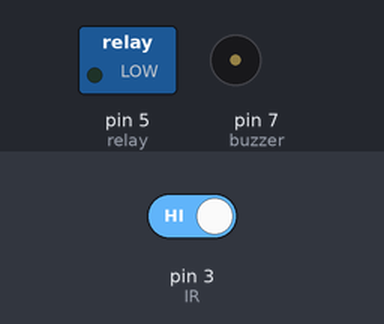
Recording of a sketch running on a simulated Arduino Uno, built with avr-gcc and run on an emulated ATmega328P. Parts: switched loads named in the sketch (green lamp = pin HIGH), buzzer (waves = sounding). Inputs (shaded band) come from the test bench; at power-on: pin 3 (IR) HIGH. Pins used as bus, display or sensor lines are not drawn.

Above: at 5.1 s.
5.2 s: pin 3 (IR) driven LOW
At 6.3 s:
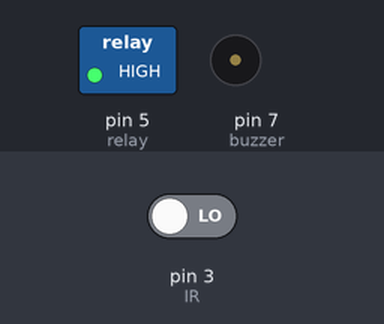
6.9 s: pin 3 (IR) driven HIGH
At 7.8 s:
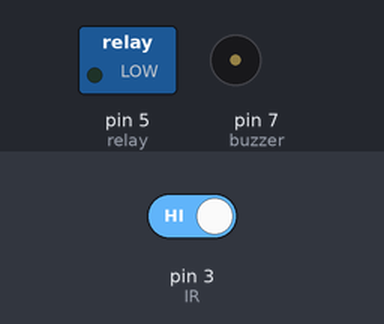
Timing chart, 0 to 9.9 s (numbered marks = the images above; inputs shaded):
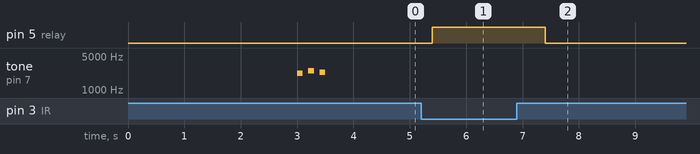

Measured:
- after the input at 5.2 s, pin 5 (relay): LOW → HIGH after 0.20 s
- after the input at 6.9 s, pin 5 (relay): HIGH → LOW after 0.50 s

The sketch:

Handwash_dispensor.ino
```cpp
const int IR = 3;
const int relay =  5;
const int buzzer=  7;

int readState = 0;
int trigMusState=0;
void setup() {
  pinMode(relay, OUTPUT);
  pinMode(buzzer, OUTPUT);
  pinMode(IR, INPUT);
  bootMusic();
  delay(2000);
  bufferReadyMusic();

}

void loop() {
  readState = digitalRead(IR);
  if (readState == LOW) {
    trigMusState=0;
    int _checkLessThan=0;
    while(digitalRead(IR)==LOW && _checkLessThan<500){
      digitalWrite(relay, HIGH);
      if(trigMusState==0){
        triggerMusic();
        trigMusState++;
        }
      delay(10);
      _checkLessThan++;
      }


    }
  else{
    digitalWrite(relay, LOW);
//    Serial.println("low");
      }

delay(500);
}


void bootMusic(){
//   musicFreq(2500,100);
//  digitalWrite(buzzer, HIGH);
//  delay(500);
//  digitalWrite(buzzer, LOW);
  digitalWrite(buzzer, HIGH);
  delay(1000);
  digitalWrite(buzzer, LOW);
  }


void bufferReadyMusic(){
  musicFreq(2200,100);
  musicFreq(2500,100);
  musicFreq(2300,100);

//  musicFreq(2400,100);
  digitalWrite(buzzer, HIGH);
  delay(300);
  digitalWrite(buzzer, LOW);

  }

void musicFreq(int freq,int duration){
  tone(buzzer,freq);
  delay(duration);
  noTone(buzzer);
  delay(duration);
  }


void triggerMusic(){
   digitalWrite(buzzer, HIGH);
  delay(50);
  digitalWrite(buzzer, LOW);
  delay(100);
  digitalWrite(buzzer, HIGH);
  delay(200);
  digitalWrite(buzzer, LOW);

  }
```
